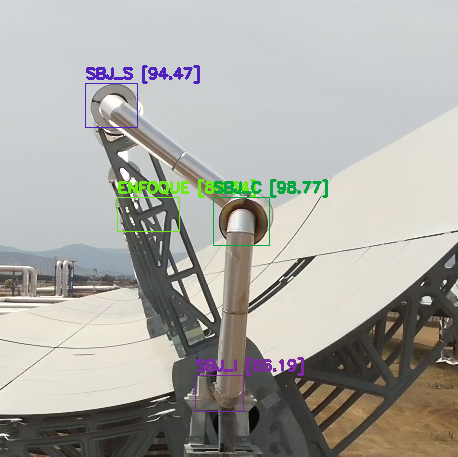
#> input picture examples/image1.png, 458 x 457 px
$ python -i Utils.py   (imports and definitions only)
#> lines starting #> are read from the running program, lines starting #| are printed output that depends on the picture; after the words box and inside, x2 and y2 are one past the last pixel; in counts of white or black regions, pixels touching at a corner belong together
#> further down, picture is the input picture: shape (457, 458, 3); mean B, G, R 164.4, 170.1, 170.6
import cv2
import numpy as np

def getContours(img, cThr=[50,5],showCanny= False,minArea=1000,filter=1,draw = False):
#> called with showCanny = False, minArea = 1000, filter = 1, draw = False
    imgGray = cv2.cvtColor(img,cv2.COLOR_BGR2GRAY)
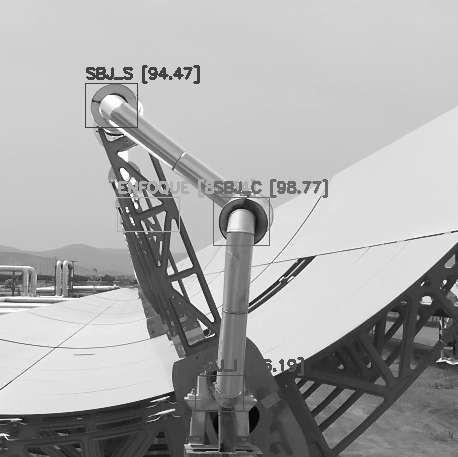
#> imgGray: shape (457, 458); min 2, max 255, mean 169.5
    imgBlur = cv2.GaussianBlur(imgGray,(5,5),1)
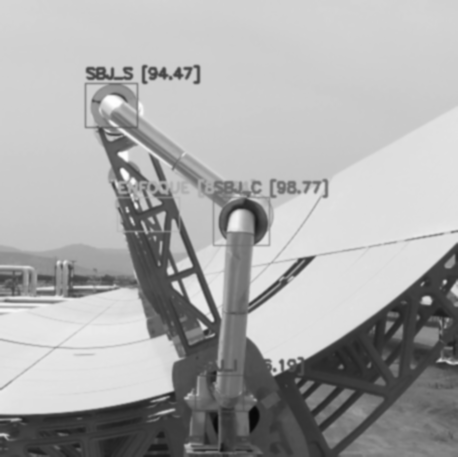
#> imgBlur: shape (457, 458); min 7, max 254, mean 169.5
    imgCanny = cv2.Canny(imgBlur,cThr[0],cThr[1])
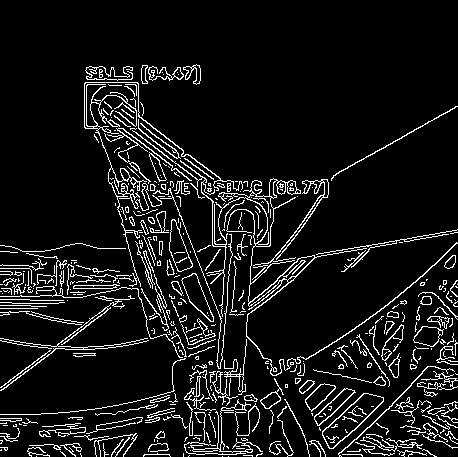
#> imgCanny: shape (457, 458); 8.7% white in thin lines or dots, all inside (x1, y1, x2, y2) = (0, 64, 458, 457)
    kernel = np.ones((5,5))
    imgDial = cv2.dilate(imgCanny,kernel,iterations=3)
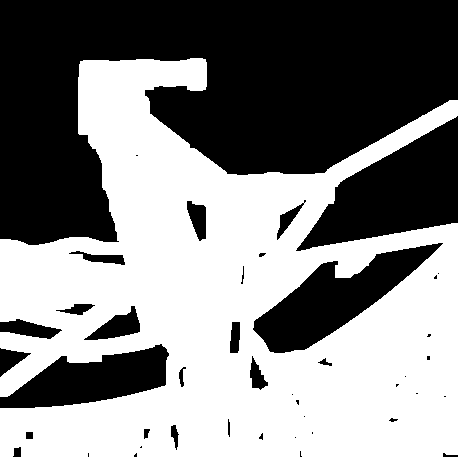
#> imgDial: shape (457, 458); 52.2% white; 43 black regions (19 under 20 px), largest, box (x1, y1, x2, y2) and area: (0, 0, 458, 245) 70085, (296, 116, 458, 251) 11053, (253, 243, 443, 353) 8085
    imgThre = cv2.erode(imgDial,kernel,iterations=2)
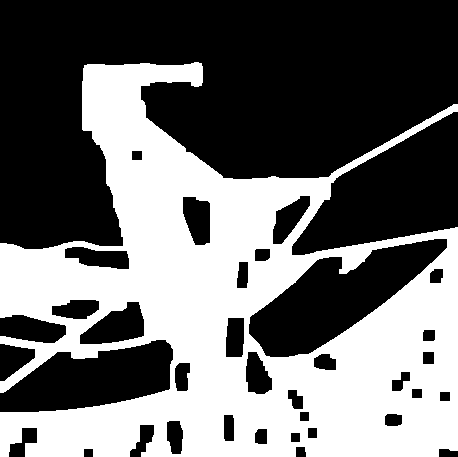
#> imgThre: shape (457, 458); 42.8% white; 1 white region
    if showCanny:cv2.imshow('Canny',imgThre)

    contours,hierachy = cv2.findContours(imgThre,cv2.RETR_EXTERNAL,cv2.CHAIN_APPROX_SIMPLE)
#> contours = 1 contour; box (x1, y1, x2, y2) and area: (0, 62, 458, 457) 109050
    finalCountours=[]
    for i in contours:
        area = cv2.contourArea(i)
        if area > minArea:
            peri = cv2.arcLength(i,True)
            approx = cv2.approxPolyDP(i,0.02*peri,True)
            bbox = cv2.boundingRect(approx)
            if filter>0:
                if len(approx) == filter:
                    finalCountours.append([len(approx),area,approx,bbox,i])
            else:
                finalCountours.append([len(approx),area,approx,bbox,i])
#> this loop made 1 pass
#> (area, peri, bbox) on pass 1: (109050.5, 3087.1, (0, 63, 458, 394))
#> after the loop, finalCountours = []

    finalCountours = sorted(finalCountours,key= lambda x:x[1] ,reverse=True)

    if draw:
        for con in finalCountours:
            cv2.drawContours(img,con[4],-1,(0,0,255),2)


    return img,finalCountours

>>> import cv2
>>> picture = cv2.imread('../examples/image1.png')
>>> result = getContours(picture)

$ run again, on examples/image2.png
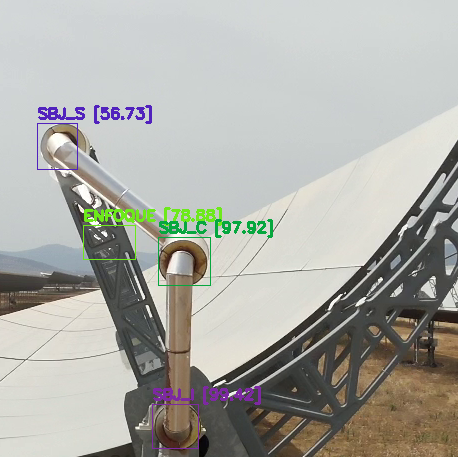
#> input picture examples/image2.png, 458 x 457 px
#> picture is the input picture: shape (457, 458, 3); mean B, G, R 166, 172, 171.9
#> in getContours, `imgCanny = cv2.Canny(imgBlur,cThr[0],cThr[1])`:
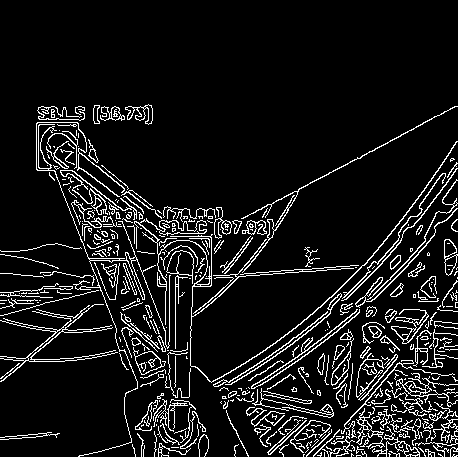
#> imgCanny: shape (457, 458); 9.3% white in thin lines or dots, all inside (x1, y1, x2, y2) = (0, 104, 458, 457)
#> imgDial: shape (457, 458); 50.7% white; 40 black regions (21 under 20 px), largest, box (x1, y1, x2, y2) and area: (0, 0, 458, 245) 74659, (261, 115, 458, 266) 10263, (0, 361, 129, 457) 8695
#> in getContours, `imgThre = cv2.erode(imgDial,kernel,iterations=2)`:
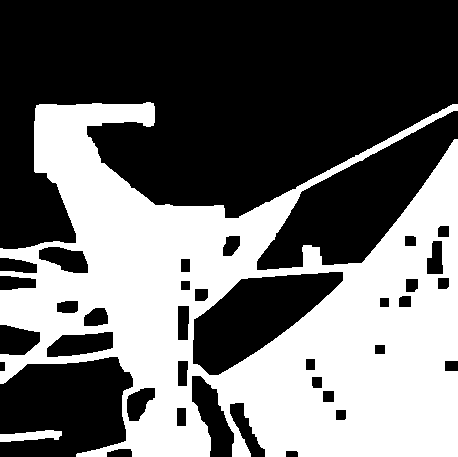
#> imgThre: shape (457, 458); 41.7% white; 2 white regions
#> contours = 2 contours; box (x1, y1, x2, y2) and area: (0, 102, 458, 457) 99872, (0, 430, 62, 442) 420
#> the loop in getContours, `for i in contours:` made 2 passes
#> (area, peri, bbox) on pass 2: (99872.5, 3243.5, (0, 104, 458, 353))
#> after the loop in getContours, `for i in contours:`: finalCountours = []

$ run again, on examples/image3.png
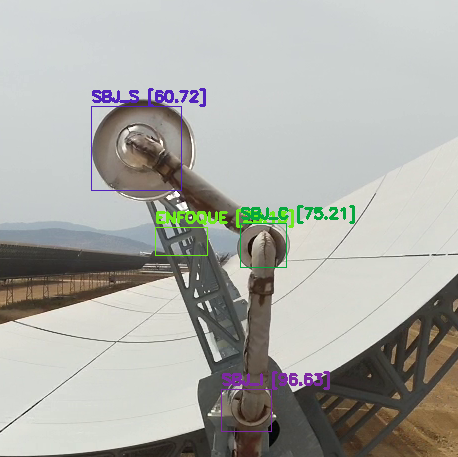
#> input picture examples/image3.png, 458 x 457 px
#> picture is the input picture: shape (457, 458, 3); mean B, G, R 166.6, 171.8, 171.3
#> in getContours, `imgCanny = cv2.Canny(imgBlur,cThr[0],cThr[1])`:
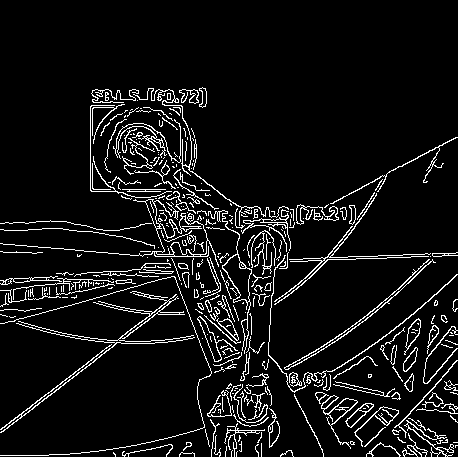
#> imgCanny: shape (457, 458); 7.5% white in thin lines or dots, all inside (x1, y1, x2, y2) = (0, 87, 458, 457)
#> imgDial: shape (457, 458); 47.9% white; 1 white region, box (x1, y1, x2, y2) and area: (0, 81, 458, 457) 100205
#> in getContours, `imgThre = cv2.erode(imgDial,kernel,iterations=2)`:
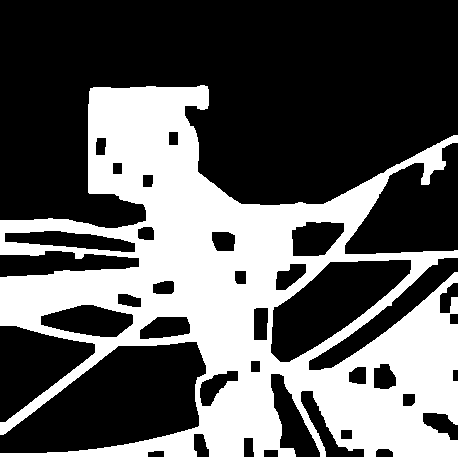
#> imgThre: shape (457, 458); 36.3% white; 1 white region
#> contours = 1 contour; box (x1, y1, x2, y2) and area: (0, 85, 458, 457) 91799
#> the loop in getContours, `for i in contours:` made 1 pass
#> (area, peri, bbox) on pass 1: (91799, 4096.4, (0, 88, 458, 369))
#> after the loop in getContours, `for i in contours:`: finalCountours = []

$ run again, on examples/image4.png
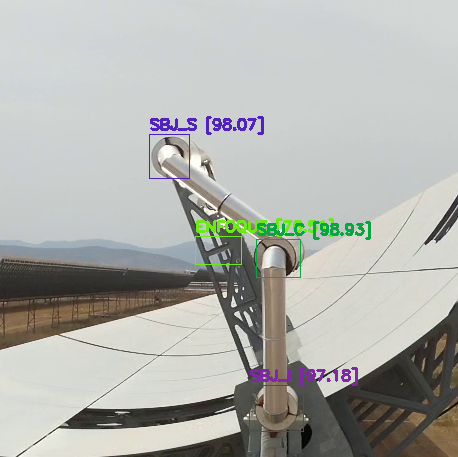
#> input picture examples/image4.png, 458 x 457 px
#> picture is the input picture: shape (457, 458, 3); mean B, G, R 173.4, 177.6, 176
#> in getContours, `imgCanny = cv2.Canny(imgBlur,cThr[0],cThr[1])`:
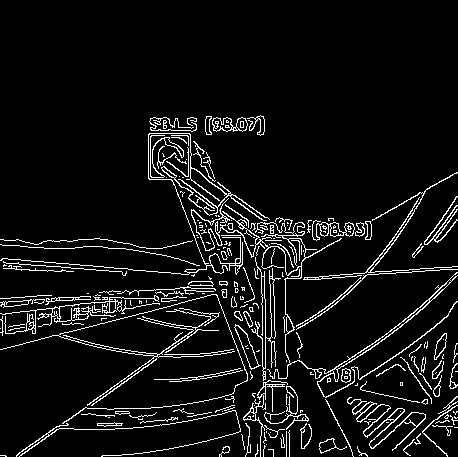
#> imgCanny: shape (457, 458); 6.9% white in thin lines or dots, all inside (x1, y1, x2, y2) = (0, 115, 458, 457)
#> imgDial: shape (457, 458); 45.5% white; 1 white region, box (x1, y1, x2, y2) and area: (0, 109, 458, 457) 95130
#> in getContours, `imgThre = cv2.erode(imgDial,kernel,iterations=2)`:
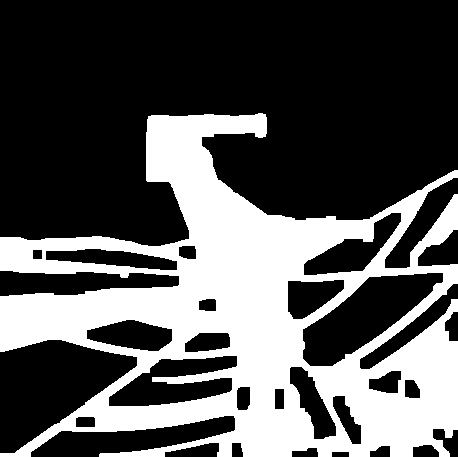
#> imgThre: shape (457, 458); 33.8% white; 1 white region
#> contours = 1 contour; box (x1, y1, x2, y2) and area: (0, 113, 458, 457) 91016
#> the loop in getContours, `for i in contours:` made 1 pass
#> (area, peri, bbox) on pass 1: (91015.5, 3506.7, (0, 116, 458, 341))
#> after the loop in getContours, `for i in contours:`: finalCountours = []
